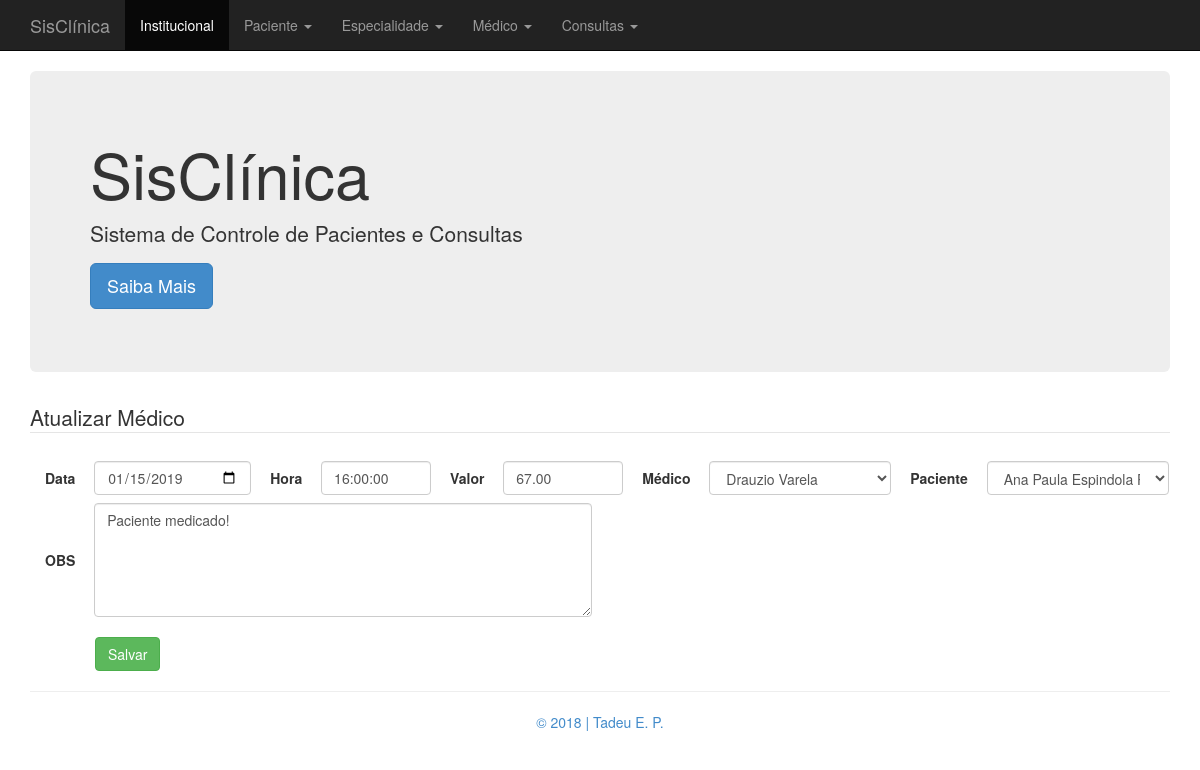
The page /index.php?pagina=atualizar_consulta.php&idConsulta=2 on the database its author committed.
### tables this page shows
CREATE TABLE IF NOT EXISTS `consulta` (
  `id_consulta` INT NOT NULL AUTO_INCREMENT COMMENT 'Id da Tabela consulta',
  `data_consulta` DATE NOT NULL COMMENT 'Data da Consulta',
  `hora_consulta` TIME(0) NOT NULL COMMENT 'Hora da Consulta\nHH:MM',
  `valor_consulta` DECIMAL(6,2) NOT NULL COMMENT 'Valor da Consulta\nEx.: 1250,50 - 850,00\n',
  `observacao_consulta` VARCHAR(200) CHARACTER SET 'utf8' COLLATE 'utf8_general_ci' NULL COMMENT 'Observação Sobre a Consulta\nCampo não obrigatório',
  `paciente_id_paciente` INT NOT NULL,
  `medico_id_medico` INT NOT NULL,
  `medico_especialidade_id_especialidade` INT NOT NULL,
  PRIMARY KEY (`id_consulta`, `paciente_id_paciente`, `medico_id_medico`, `medico_especialidade_id_especialidade`),
  UNIQUE INDEX `id_consulta_UNIQUE` (`id_consulta` ASC),
  INDEX `fk_consulta_paciente_idx` (`paciente_id_paciente` ASC),
  INDEX `fk_consulta_medico1_idx` (`medico_id_medico` ASC, `medico_especialidade_id_especialidade` ASC),
  CONSTRAINT `fk_consulta_paciente`
    FOREIGN KEY (`paciente_id_paciente`)
    REFERENCES `paciente` (`id_paciente`)
    ON DELETE CASCADE
    ON UPDATE CASCADE,
  CONSTRAINT `fk_consulta_medico1`
    FOREIGN KEY (`medico_id_medico` , `medico_especialidade_id_especialidade`)
    REFERENCES `medico` (`id_medico` , `especialidade_id_especialidade`)
    ON DELETE CASCADE
    ON UPDATE CASCADE);

CREATE TABLE IF NOT EXISTS `medico` (
  `id_medico` INT NOT NULL AUTO_INCREMENT COMMENT 'Id da Tabela medico',
  `nome_medico` VARCHAR(40) CHARACTER SET 'utf8' COLLATE 'utf8_general_ci' NOT NULL COMMENT 'Nome do Médico',
  `crm_medico` VARCHAR(8) CHARACTER SET 'utf8' COLLATE 'utf8_general_ci' NOT NULL COMMENT 'CRM do Médico\nMáximo 8 números',
  `data_nasc_medico` DATE NOT NULL COMMENT 'Data de Nascimento do Médico',
  `especialidade_id_especialidade` INT NOT NULL,
  PRIMARY KEY (`id_medico`, `especialidade_id_especialidade`),
  UNIQUE INDEX `id_medico_UNIQUE` (`id_medico` ASC),
  INDEX `fk_medico_especialidade1_idx` (`especialidade_id_especialidade` ASC),
  CONSTRAINT `fk_medico_especialidade1`
    FOREIGN KEY (`especialidade_id_especialidade`)
    REFERENCES `especialidade` (`id_especialidade`)
    ON DELETE CASCADE
    ON UPDATE CASCADE);

CREATE TABLE IF NOT EXISTS `paciente` (
  `id_paciente` INT NOT NULL AUTO_INCREMENT COMMENT 'Id da Tabela paciente',
  `nome_paciente` VARCHAR(40) CHARACTER SET 'utf8' COLLATE 'utf8_general_ci' NOT NULL COMMENT 'Nome do Paciente',
  `cpf_paciente` VARCHAR(14) CHARACTER SET 'utf8' COLLATE 'utf8_general_ci' NOT NULL COMMENT 'CPF do Paciente - Valor Único\nSerá utilizado máscara\n999.999.999-11',
  `data_nasc_paciente` DATE NOT NULL COMMENT 'Data de Nascimento do Paciente\n99/99/9999',
  `telefone_paciente` VARCHAR(16) CHARACTER SET 'utf8' COLLATE 'utf8_general_ci' NOT NULL COMMENT 'Telefone do Paciente\nSerá utilizado máscara\n(99) 9 9999-9999',
  `endereco_paciente` VARCHAR(80) CHARACTER SET 'utf8' COLLATE 'utf8_general_ci' NOT NULL COMMENT 'Endereço do Paciente',
  `bairro_paciente` VARCHAR(40) CHARACTER SET 'utf8' COLLATE 'utf8_general_ci' NOT NULL COMMENT 'Bairro do Paciente',
  `cidade_paciente` VARCHAR(40) CHARACTER SET 'utf8' COLLATE 'utf8_general_ci' NOT NULL COMMENT 'Cidade do Paciente',
  `uf_paciente` VARCHAR(2) CHARACTER SET 'utf8' COLLATE 'utf8_general_ci' NOT NULL COMMENT 'UF do Paciente\nApenas 2 Letras\nEx.: DF',
  `peso_paciente` DECIMAL(5,2) NOT NULL COMMENT 'Peso do Paciente\nEx.: 75,5 - 110,75',
  `altura_paciente` DECIMAL(5,2) NOT NULL COMMENT 'Altura do Paciente',
  `imc_paciente` DECIMAL(5,2) NOT NULL COMMENT 'IMC do Paciente\nSerá calculado pela aplicação\nUsuário não entrará com o dado direto',
  PRIMARY KEY (`id_paciente`),
  UNIQUE INDEX `id_paciente_UNIQUE` (`id_paciente` ASC),
  UNIQUE INDEX `cpf_paciente_UNIQUE` (`cpf_paciente` ASC));

### class/Consulta.php (called while the page is built, shortened)
<?php
include "Conexao.php";
class Consulta {
    private $idConsulta;
    public function getIdConsulta() {
        return $this->idConsulta;
    }
    public function setIdConsulta($idConsulta) {
        $this->idConsulta = $idConsulta;
    }
    public function listarConsultaId() {
        $strSql = "SELECT * FROM consulta
                   INNER JOIN paciente ON consulta.paciente_id_paciente = paciente.id_paciente
                   INNER JOIN medico ON consulta.medico_id_medico = medico.id_medico
                   INNER JOIN especialidade ON consulta.medico_especialidade_id_especialidade = especialidade.id_especialidade
                   WHERE id_consulta = ".$this->getIdConsulta()."";
        $rs = Conexao::executaSql($strSql);
        return $rs;
    }
}

### class/Conexao.php (called while the page is built, shortened)
<?php
class Conexao {
	public static function abrirConexao() {
		$mysql_usuario = "root";
		$mysql_password = "mysql1985";
		$mysql_database = "clinica_tadeu";
		$mysql_host  = "localhost";
		$varcon = mysqli_connect($mysql_host, $mysql_usuario, $mysql_password, $mysql_database);
		if ($varcon)
			return($varcon);
		  else
			return(false);
	}
	public static function fecharConexao($varcon) {
		if(mysqli_close($varcon))
			return(true);
		else
			return(false);
	}
	public static function executaSql($strSql) {
		$linkCon = Conexao::abrirConexao();
		$resultado = mysqli_query($linkCon, $strSql);
	   	return $resultado;
	}
}

### atualizar_consulta.php (the view, shortened to what this page needs)
<?php
    include 'class/Consulta.php';
    $consulta = new Consulta();
    $consulta->setIdConsulta($_GET['idConsulta']);
    $rs = $consulta->listarConsultaId();
    $linha = mysqli_fetch_array($rs, MYSQLI_ASSOC);
echo '
<div class="container">
    <legend>Atualizar Médico</legend>
    <form action="index.php?pagina=processar_atualizacao_consulta.php&idConsulta='.$linha['id_consulta'].'" method="post">
        <div class="form-inline ">
            <div class="col-lg-13">
                <label class="form-group">Data</label>
                <input style="width: 157px;" type="date" name="dataConsulta" class="form-control" value="'.$linha['data_consulta'].'" required>
                <label class="form-group">Hora</label>
                <input maxlength="8" style="width: 110px;" type="text" name="horaConsulta" class="form-control" placeholder="00:00:00" value="'.$linha['hora_consulta'].'" required>
                <label class="form-group">Valor</label>
                <input min="0" step=".01" style="width: 120px;" type="number" name="valorConsulta" class="form-control" placeholder="Ex.: 000,00" value="'.$linha['valor_consulta'].'" required>
                <label class="form-group">Médico</label>
                <select name="idMedicoConsulta" style="width: 182px;" class="form-control" required>
                    <option value="'.$linha['medico_id_medico'].'">'.$linha['nome_medico'].'</option>';
                        echo '
                </select>
                <label class="form-group">Paciente</label>
                <select name="idPacienteConsulta" style="width: 182px;" class="form-control" required>
                    <option value="'.$linha['paciente_id_paciente'].'">'.$linha['nome_paciente'].'</option>';
                        echo '
                </select>
                <label class="form-group">OBS</label>
                <textarea class="form-control" rows="5" cols="61" name="observacaoConsulta" placeholder="Observação...">';echo $linha['observacao_consulta']; echo '</textarea><br/><br/>
                <button style="width: 185p; margin-left: 65px;" type="submit" class="btn btn-success">Salvar</button>
            </div>
        </div>
    </form>
</div>
';

### css/estilo.css (style rules this page uses)
label { padding: 15px; margin-right: px; }

### rows shown on the page
consulta: dataConsulta "01/15/2019", horaConsulta "16:00:00", valorConsulta "67.00", idMedicoConsulta "Drauzio Varela", idPacienteConsulta "Ana Paula Espindola Palermo", observacaoConsulta "Paciente medicado!"
